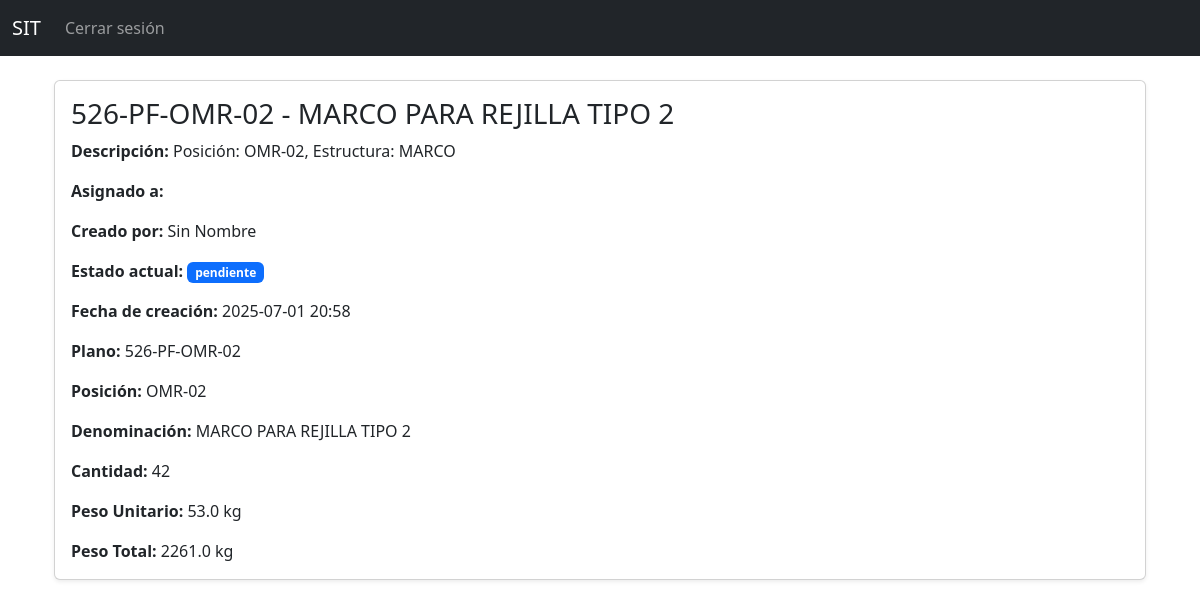
/7450/ (signed in), run on the app's committed database.
### tareas_app/models.py (models this page shows, shortened)
class Tarea(models.Model):
    titulo = models.CharField(max_length=100)
    descripcion = models.TextField()
    asignado_a = models.ForeignKey(Empleado, on_delete=models.SET_NULL, null=True, blank=True, related_name="tareas_asignadas")
    creada_por = models.ForeignKey(Empleado, null=True, blank=True, on_delete=models.SET_NULL)
    fecha_creacion = models.DateTimeField(auto_now_add=True)
    plano = models.ImageField(upload_to='planos/', null=True, blank=True)
    estado = models.CharField(max_length=20, choices=ESTADOS, default='pendiente')
    orden = models.ForeignKey(OrdenDeTrabajo, related_name='tareas', on_delete=models.CASCADE, null=True, blank=True)
    estructura = models.CharField(max_length=100, blank=True)
    plano_codigo = models.CharField(max_length=50, blank=True)
    posicion = models.CharField(max_length=50, blank=True)
    denominacion = models.CharField(max_length=100, blank=True)
    cantidad = models.IntegerField(null=True, blank=True)
    peso_unitario = models.FloatField(null=True, blank=True)
    peso_total = models.FloatField(null=True, blank=True)
    agente_externo = models.ForeignKey(AgenteExterno, null=True, blank=True, on_delete=models.SET_NULL)

class Empleado(models.Model):
    usuario = models.OneToOneField(User, on_delete=models.CASCADE, null=True, blank=True)
    nombre = models.CharField(max_length=100)
    perfil = models.CharField(max_length=50, choices=PERFILES)
    es_externo = models.BooleanField(default=False)
    def __str__(self):
        return self.nombre

### tareas_app/views.py (the view, shortened to what this page needs)
# urls.py: path('<int:tarea_id>/', views.detalle_tarea, name='detalle_tarea'),
@login_required
def detalle_tarea(request, tarea_id):
    tarea = get_object_or_404(Tarea, id=tarea_id)
    empleado = Empleado.objects.get(usuario=request.user)
    es_calidad = empleado.perfil == 'calidad'
    es_jefe_produccion = empleado.perfil == 'produccion'
    puede_ver = empleado.perfil in ['administrador', 'produccion', 'ppc', 'ingenieria', 'calidad', 'despacho']
    if not puede_ver:
        return HttpResponseForbidden("No tenés permiso para ver esta tarea.")
    return render(request, 'tareas/detalle_tarea.html', {
        'tarea': tarea,
        'es_calidad': es_calidad,
        'es_jefe_produccion': es_jefe_produccion,
    })

### templates/tareas/detalle_tarea.html (shortened to what this page needs)
{% extends "base.html" %}
{% block content %}
<div class="container mt-4">
    <div class="card shadow-sm">
        <div class="card-body">
            <h3 class="card-title">{{ tarea.titulo }}</h3>
            <p class="card-text"><strong>Descripción:</strong> {{ tarea.descripcion }}</p>
            <p class="card-text"><strong>Asignado a:</strong> {{ tarea.asignado_a }}</p>
            <p class="card-text"><strong>Creado por:</strong> {{ tarea.creada_por }}</p>
            <p class="card-text"><strong>Estado actual:</strong>
                <span class="badge bg-primary">{{ tarea.estado }}</span>
            </p>
            <p class="card-text"><strong>Fecha de creación:</strong> {{ tarea.fecha_creacion|date:"Y-m-d H:i" }}</p>
            <p class="card-text"><strong>Plano:</strong> {{ tarea.plano_codigo }}</p>
            <p class="card-text"><strong>Posición:</strong> {{ tarea.posicion }}</p>
            <p class="card-text"><strong>Denominación:</strong> {{ tarea.denominacion }}</p>
            <p class="card-text"><strong>Cantidad:</strong> {{ tarea.cantidad }}</p>
            <p class="card-text"><strong>Peso Unitario:</strong> {{ tarea.peso_unitario }} kg</p>
            <p class="card-text"><strong>Peso Total:</strong> {{ tarea.peso_total }} kg</p>
        </div>
    </div>
</div>
{% endblock %}

### data on the page
Tarea: titulo "526-PF-OMR-02 - MARCO PARA REJILLA TIPO 2", descripcion "Posición: OMR-02, Estructura: MARCO", creada_por "Sin Nombre", estado "pendiente", fecha_creacion "2025-07-01 20:58", plano_codigo "526-PF-OMR-02", posicion "OMR-02", denominacion "MARCO PARA REJILLA TIPO 2", cantidad "42", peso_unitario "53.0", peso_total "2261.0"
